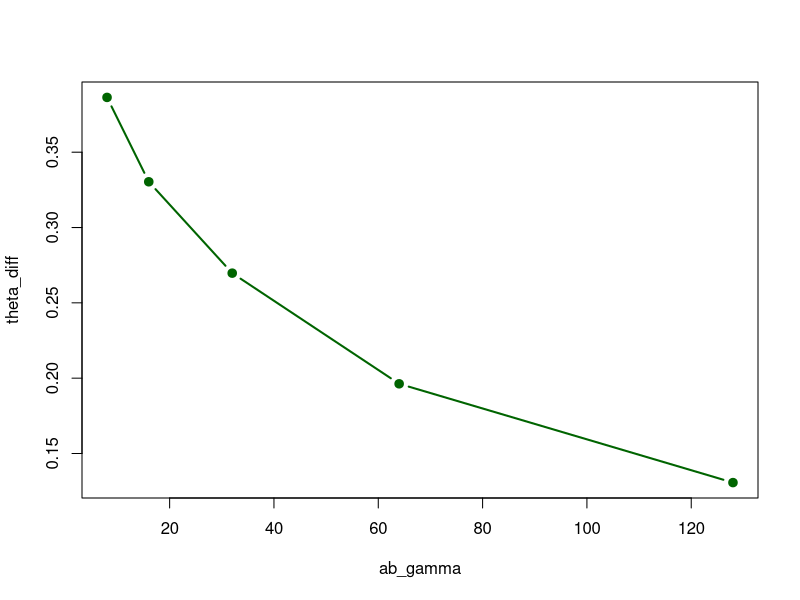

Write R code to recreate this figure.
## ----echo=F--------------------------------------------------------
# Data given
Y_a <- c(1, 0, 0, 1, 2, 2, 1, 5, 2, 0, 0, 0, 0, 0, 0, 1, 1, 1, 0, 0, 0, 1, 1, 2, 1, 3, 2, 0, 0, 3, 0, 0, 0, 2, 1, 0, 2, 1,
0, 0, 1, 3, 0, 1, 1, 0 ,2, 0, 0, 2, 2, 1, 3, 0, 0, 0, 1, 1)
Y_b <- c( 2, 2, 1, 1, 2, 2, 1, 2, 1, 0, 2, 1, 1, 2, 0, 2, 2, 0, 2, 1, 0, 0, 3, 6, 1, 6, 4, 0, 3, 2, 0, 1, 0, 0, 0, 3, 0, 0, 
0, 0, 0, 1, 0, 4, 2, 1, 0, 0, 1, 0, 3, 2, 5, 0, 1, 1, 2, 1, 2, 1, 2, 0, 0, 0, 2, 1, 0, 2, 0, 2, 4, 1, 1, 1,
2, 0, 1, 1, 1, 1, 0, 2, 3, 2, 0, 2, 1, 3, 1, 3, 2, 2, 3, 2, 0, 0, 0, 1, 0, 0, 0, 1, 2, 0, 3, 3, 0, 1, 2, 2, 2,
0, 6, 0, 0, 0, 2, 0 ,1, 1, 1, 3, 3, 2, 1, 1, 0, 1, 0, 0, 2, 0, 2, 0, 1, 0, 2, 0, 0, 2, 2, 4, 1, 2, 3, 2, 0, 0,
0, 1, 0, 0, 1, 5, 2, 1, 3, 2, 0, 2, 1, 1, 3, 0, 5, 0, 0, 2, 4, 3, 4, 0, 0, 0, 0, 0, 0, 2, 2, 0, 0, 2, 0, 0, 1, 1, 0, 2, 1, 
3, 3, 2, 2, 0, 0, 2, 3, 2, 4, 3, 3, 4, 0 ,3 ,0 ,1 ,0, 1, 2, 3, 4, 1, 2, 6, 2, 1, 2, 2)


## ------------------------------------------------------------------
# Descriptive Stats
n_a = length(Y_a)
n_b = length(Y_b)
ybar_a = mean(Y_a)
ybar_b = mean(Y_b)

# Set param values
a_theta = 2
b_theta = 1
S = 5000
ab_gamma = c(8, 16, 32, 64, 128)


## ------------------------------------------------------------------
theta_diff = sapply(ab_gamma, function(abg) {
 a_gamma = b_gamma = abg
 THETA = numeric(S)
 GAMMA = numeric(S)
# Starting values
theta = ybar_a
# Relative rate theta_B /theta_A
gamma = ybar_a / ybar_b 
# For each value in s (5,000) create a theta with gamma(1,...)
# Then create a a gamma (1,...)
 for (s in 1:S) {
 theta = rgamma(
 1,
 a_theta + n_a * ybar_a + n_b * ybar_b,
 b_theta + n_a + n_b * gamma
 )
 gamma = rgamma(
 1,
 a_gamma + n_b * ybar_b,
 b_gamma + n_b * theta
 )
 THETA[s] = theta
 GAMMA[s] = gamma
 }
# Reconstruct theta_ and theta_B
 THETA_A = THETA
 THETA_B = THETA * GAMMA
 mean(THETA_B - THETA_A)
})


## ------------------------------------------------------------------
# Plot
plot(x = ab_gamma, y = theta_diff, xlab = "ab_gamma", ylab = "theta_diff", pch=19, lwd=2, col="darkgreen", type="b")


